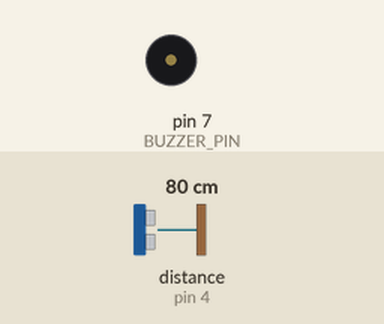
The sketch below on a simulated Arduino Uno, built with avr-gcc and run on an emulated ATmega328P. Shown: buzzer (waves = sounding). Wiring (inferred from the names in the program): ultrasonic range finder: trigger pin 3; echo pin 4. The test bench sets the inputs (shaded band); at power-on: distance to the obstacle (sensor on pin 4) 80 cm. The echo pulse lasts 58.3 µs per cm.

Above: at 1.2 s.
1.3 s: distance to the obstacle (sensor on pin 4) set to 54 cm
2.8 s: distance to the obstacle (sensor on pin 4) set to 45 cm
At 3.9 s:
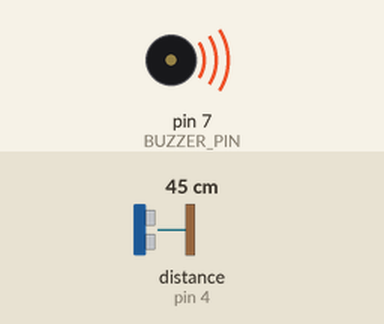
4.3 s: distance to the obstacle (sensor on pin 4) set to 60 cm
At 5.5 s:
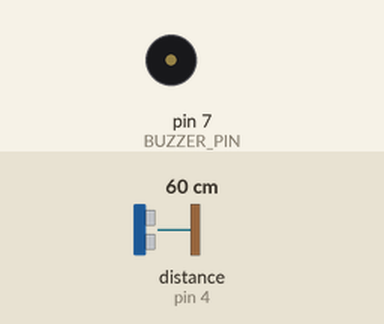
5.8 s: distance to the obstacle (sensor on pin 4) set to 2 cm
At 6.2 s:
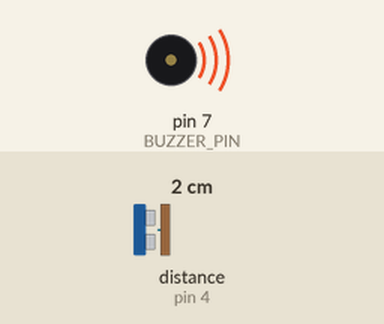
Timing chart, 0 to 8.3 s (numbered marks = the images above; inputs shaded):
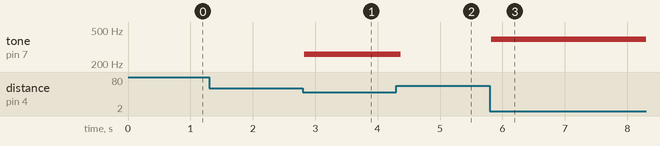

Measured:
- the behaviour switches between 51 and 50 cm on distance to the obstacle (sensor on pin 4) (found by bisection; images 0 and 1)
- after the input at 1.3 s, every drawn part: stays the same
- after the input at 2.8 s, tone on pin 7 (BUZZER_PIN): silent → 261 Hz at once
- after the input at 4.3 s, tone on pin 7 (BUZZER_PIN): 261 Hz → silent after 0.07 s
- after the input at 5.8 s, tone on pin 7 (BUZZER_PIN): silent → 392 Hz at once

The sketch:

Arduino_UNO_HCSR04_piezo_buzzer.ino
```cpp
#define TRIG_PIN 3
#define ECHO_PIN 4
#define BUZZER_PIN 7

void setup() {
  pinMode(TRIG_PIN, OUTPUT);
  pinMode(ECHO_PIN, INPUT);
}

void loop() {
  long duration;
  float distance;

  // Measure distance
  digitalWrite(TRIG_PIN, LOW);
  delayMicroseconds(2);

  digitalWrite(TRIG_PIN, HIGH);
  delayMicroseconds(10);
  digitalWrite(TRIG_PIN, LOW);

  duration = pulseIn(ECHO_PIN, HIGH);

  distance = duration * 0.034 / 2;

  // Play notes as distance decreases
  if (distance <= 50 && distance > 40) {
    tone(BUZZER_PIN, 261); // Sa
  }
  else if (distance <= 40 && distance > 30) {
    tone(BUZZER_PIN, 294); // Re
  }
  else if (distance <= 30 && distance > 20) {
    tone(BUZZER_PIN, 330); // Ga
  }
  else if (distance <= 20 && distance > 10) {
    tone(BUZZER_PIN, 349); // Ma
  }
  else if (distance <= 10) {
    tone(BUZZER_PIN, 392); // Pa
  }
  else {
    noTone(BUZZER_PIN);
  }

  delay(100);
}
```
